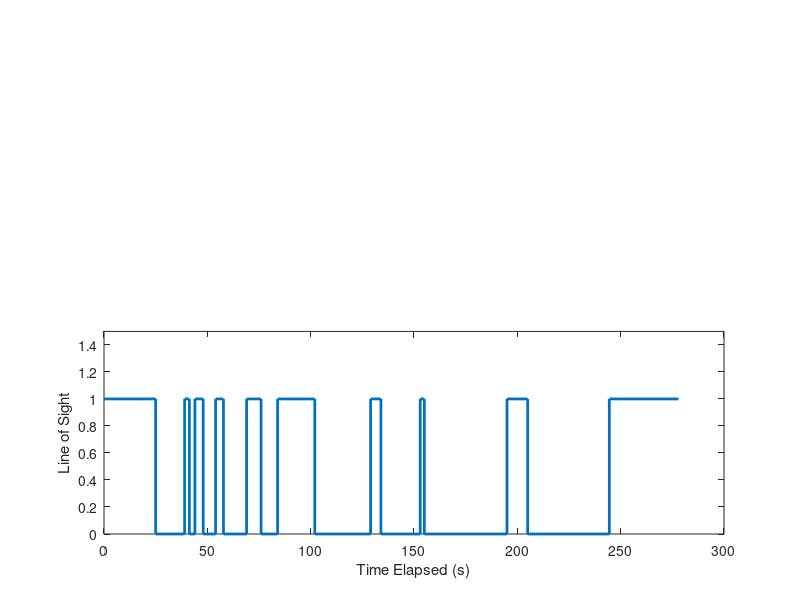

Recreate this plot in MATLAB. (Note: this script raises an error after producing the figure.)
% Power Received

clear; close all;

timeToAverage = 100; % Average 100 ms

load('Data/powerPerMilliSecondArray.mat');
dataCount = length(powerPerMilliSecondArray);
saveIndex = 1;

% Averages 100 points of data at a time (100 ms)
for index = 1:(timeToAverage):(dataCount - timeToAverage)
    startPoint = index;
    endPoint = startPoint + timeToAverage - 1;
    averagedData(saveIndex) = mean(powerPerMilliSecondArray(1, startPoint:endPoint));
    saveIndex = saveIndex + 1;
end
NANs = nan(1, (3000 - 2372));   % Fills in the end with NANs to align with LOS plot
averagedData = [averagedData, NANs];  

averagedData = 10*log10(averagedData); % Converts to dB

% figure()
% subplot(2,1,1)
% plot(averagedData);
% title('Power Received (' + string(timeToAverage) + ' ms)');
% xlabel('Time (ms)');
% ylabel('Power...?');
% xlim([0 3000]);
% ylim([0 (10^6)]);

%% Data from VehicleLineOfSightToUS189

X = [527 552 552 566 566 568.3 568.3 571 571 575 575 581 581 584.8 584.8 596 596 603 603 611 611 629 629 656 656 661 661 680 680 682 682 722 722 732 732 771.5 771.5 805 805];
X1 = X - 527;
Y1 = [1 1  0 0 1 1 0 0 1 1 0 0 1 1 0 0 1 1 0 0 1 1 0 0 1 1 0 0 1 1 0 0 1 1 0 0 1 1 nan];


subplot(2,1,2);
plot(X1, Y1, 'LineWidth',2);
ylim([0 1.5]);
xlim([0 300]);
ylabel('Line of Sight');
xlabel('Time Elapsed (s)');


%% Plot 

% Option 1 - Plots the LOS data and the power data on top of eachother 
figure(100); clf;
yyaxis left;

    % Plots the Power Received
plotPower = averagedData(122:end);  % Ignores the first part cause it is weird
plotPower = plotPower - max(plotPower); % Normalizes the power 
t = (0:length(plotPower)-1)*0.1; % seconds
plot(t,plotPower);
ax1 = gca;

    % Makes it pretty for the paper
ax1.FontName = 'Times New Roman';
ax1.XTick = 0:30:length(plotPower)-1;
ax1.Children.Color = 0*[1 1 1]; %0.67*[1 1 1];
ax1.YLabel.String = 'Received Power (dB)';
ax1.YColor = 'k';

    % Plots the LOS 
yyaxis right;
plotX = (X1*10-349)*0.1;
plotY = 0.1*Y1 - 0.2;
YES = 0.7;
plot(plotX, YES*Y1);
ax2 = gca;

    % More pretty-ing
ax2.FontName = 'Times New Roman';
ax2.YLabel.String = 'Line of Sight';
ax2.YColor = 'k';
ax2.Children.Color = 0.5*[1 1 1];
ax2.XLim = [0 240];
ax2.Children.LineWidth = 0.5;
ax2.Children.LineStyle = '-';

ax2.YTickLabel = {'N' 'Y'};
% ax2.YTick = [-0.2 -0.1];
% ax2.YLim = [-0.25 1];
ax2.YTick = [0 YES];
ax2.YLim = [-0.1 1.1*YES];
ax2.XLabel.String = 'time (s)';

f = gcf;
homer = f.Units;
f.Units = 'inches';
bart = f.Position;
f.Position = [bart(1:2) 10 4];
f.PaperPositionMode = 'auto';
f.Units = homer;
% saveas(gcf,'Figures/PowerReceived','epsc');


    % Option 2 - Plots the LOS underneath the power received data
figure(101);

plotY = 5*Y1 - 41;
plot(t,plotPower,plotX,plotY);
ax3 = gca;

ax3.FontName = 'Times New Roman';
ax3.XTick = 0:30:length(plotPower)-1;
% ax3.Children.Color = 0*[1 1 1]; %0.67*[1 1 1];
ax3.YLabel.String = 'Received Power (dB)';
ax3.YColor = 'k';
ax3.XLim = [0 240];
ax3.Children(1).Color = 'k';
ax3.Children(2).Color = 'k';
ax3.YLim = [-45 0];
ax3.XLabel.String = 'time (s)';

f = gcf;
homer = f.Units;
f.Units = 'inches';
bart = f.Position;
f.Position = [bart(1:2) 5 4];
f.PaperPositionMode = 'auto';
f.Units = homer;



